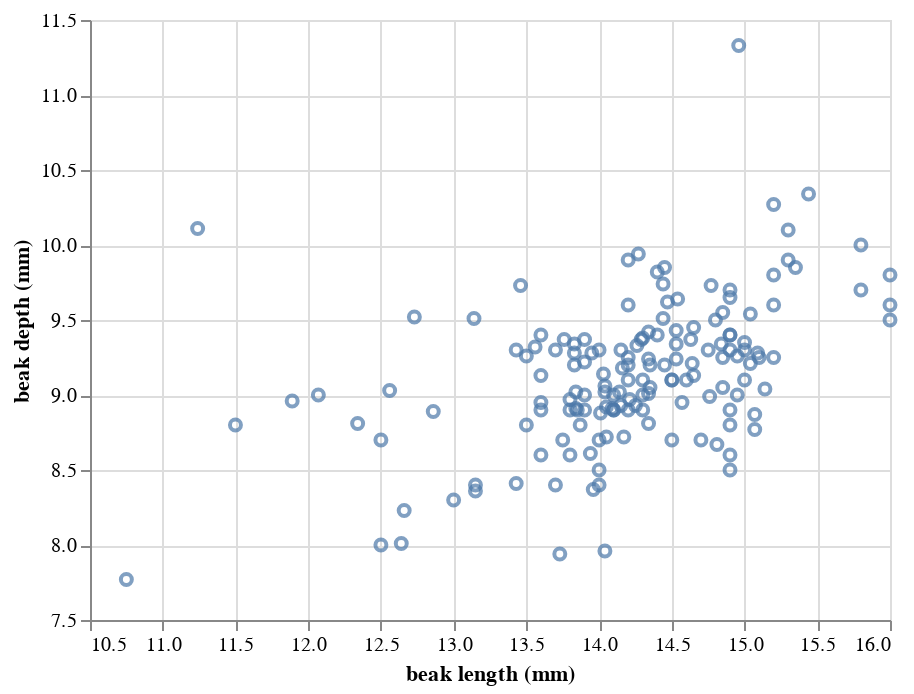

This figure's notebook cell:
### Markdown cell above
## The data set

For this analysis, we will again turn to the Darwin finch data set. We consider the data *G. scandens* beak length and depth from 1987. Let's load and take a quick look at the data.

### Code cell
# Load data frame and only keep what we need
df = pd.read_csv('data/grant_complete.csv', comment='#')
df = df.loc[df['year']==1987, :]
df = df.drop_duplicates(subset=['band'])
df = df.loc[df['species']=='scandens', ['beak length (mm)', 'beak depth (mm)']]

# Make a plot
dots = alt.Chart(df
    ).mark_point(
    ).encode(
        x=alt.X('beak length (mm):Q', scale=alt.Scale(zero=False)),
        y=alt.Y('beak depth (mm):Q', scale=alt.Scale(zero=False)),
    )

dots

### Figure 1 — Vega-Lite specification as saved in the notebook (floating-point values rounded to 4 significant figures; data arrays with more than 128 entries replaced by an {"elided": "..."} marker saying what was removed)
{"$schema": "https://vega.github.io/schema/vega-lite/v2.4.3.json", "config": {"view": {"height": 300, "width": 400}}, "data": {"values": {"elided": "156 records"}}, "encoding": {"x": {"field": "beak length (mm)", "scale": {"zero": false}, "type": "quantitative"}, "y": {"field": "beak depth (mm)", "scale": {"zero": false}, "type": "quantitative"}}, "mark": "point"}
